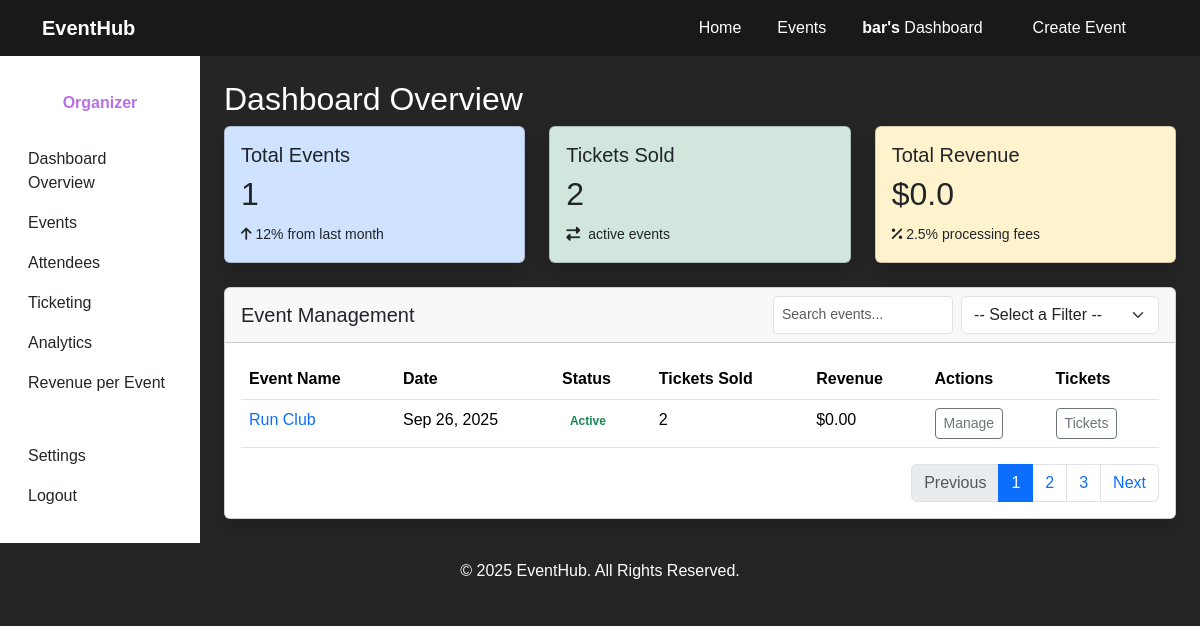
Before: /dashboard/organizer (signed in) with the older database file.
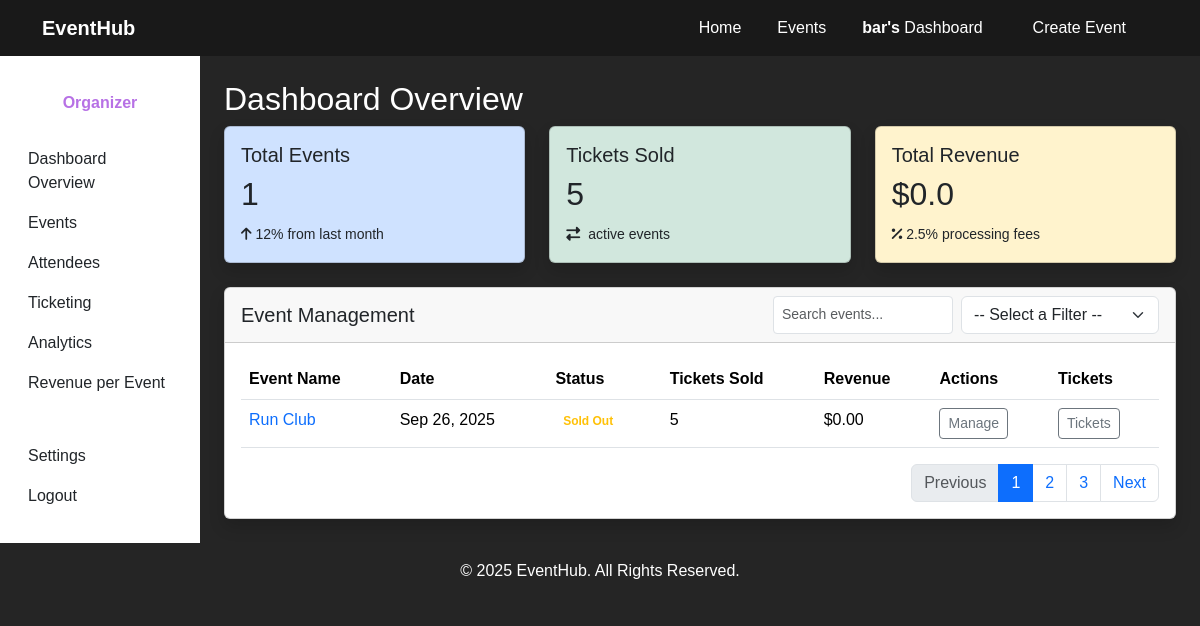
After: the same page with the newer database file.
### events/models.py (models this page shows, shortened)
class Event(models.Model):
    CATEGORY_CHOICES = [
        ('arts', 'Arts and Culture'),
        ('education', 'Education and Workshops'),
        ('sports', 'Sports and Fitness'),
        ('social', 'Social and Networking'),
        ('food', 'Food and Drink'),
        ('entertainment', 'Entertainment'),
        ('technology', 'Technology and Innovation'),
        ('family', 'Family and Kids'),
        ('religious', 'Religious and Spiritual'),
        ('holidays', 'Holidays and Seasonal'),
        ('business', 'Business and Corporate'),
        ('health', 'Health and Wellness'),
        ('niche', 'Other Niche Events'),
    ]
    STATUS_CHOICES = [
        ("active", "Active"),
        ("canceled", "Canceled"),
        ("sold_out", "Sold Out"),
        ("past" , "Compeleted")
    ]
    title = models.CharField(max_length=200)
    description = models.TextField()
    category = models.CharField(max_length=50, choices=CATEGORY_CHOICES, default='arts')
    organizer = models.ForeignKey(User, on_delete=models.CASCADE, related_name="events")
    location = models.CharField(max_length=200)
    date = models.DateField()
    time = models.TimeField()
    image = models.ImageField(upload_to='event-images/')
    status = models.CharField(max_length=50, choices=STATUS_CHOICES, default='active')
    tickets_available = models.IntegerField( default = 0)
    price = models.DecimalField(max_digits=8, decimal_places=2, default=0.0)
    created_at = models.DateTimeField(auto_now_add=True)
    updated_at = models.DateTimeField(auto_now_add=True)
    def tickets_sold(self):
        return self.tickets.aggregate(total=Sum('quantity'))['total'] or 0
    def revenue(self):
        return (self.tickets_sold() * self.price)

### events/views.py (the view)
# urls.py: path('dashboard/organizer', views.organizer_dashboard, name="organizer"),
@organizer_required
def organizer_dashboard(request):
    organizer = request.user
    events = organizer.events.all().order_by('-date')
    total_tickets_sold = sum(event.tickets_sold() for event in events)
    total_revenue = sum(event.revenue() for event in events)
    sales_data = []
    revenue_data = []
    event_labels = []
    category_data = defaultdict(int)
    for event in events:
        event_labels.append(event.title)
        sales_data.append(event.tickets_sold())
        revenue_data.append(float(event.revenue()))
        category_data[event.category] += event.tickets_sold()  # Aggregate category-wise ticket sales
    category_labels = list(category_data.keys())
    category_sales = list(category_data.values())
    return render(request, "events/organizer.html", {
        "organized_events": events,
        "tickets_sold": total_tickets_sold,
        "total_revenue": float(total_revenue),
        "event_labels": event_labels,
        "sales_data": sales_data,
        "revenue_data": revenue_data,
        "category_labels": category_labels,
        "category_sales": category_sales,
    })

### events/helper.py (called while the page is built)
def organizer_required(view_func):
    @wraps(view_func)
    def _wrapped_view(request, *args, **kwargs):
        if not request.user.is_authenticated:
            return redirect('login')
        if not request.user.is_organizer:
            raise PermissionDenied("Sorry, This page is only accessible for organizers .")
        return view_func(request, *args, **kwargs)
    return _wrapped_view

### events/templates/events/organizer.html (shortened to what the changed rows need)
{% extends "events/layout.html" %}
{% load static %}
{% block body %}
<div class="container-fluid">
    <div class="row">
        <main class="col-md-9 col-lg-10 p-4">
            <div id="Overview" class="d-flex justify-content-between align-items-center ">
                <h2>Dashboard Overview</h2>
            </div>
            <div class="row g-4 mb-4 d-flex flex-inline">
                <div class="col-12 col-sm-6 col-xl-4">
                    <div class="card bg-primary-subtle text-dark shadow">
                        <div class="card-body">
                            <h2 class="card-text">{{ organized_events.count }}</h2>
                        </div>
                    </div>
                </div>
                <div class="col-12 col-sm-6 col-xl-4">
                    <div class="card bg-success-subtle text-dark shadow">
                        <div class="card-body">
                            <h5 class="card-title">Tickets Sold</h5>
                            <h2 class="card-text">{{ tickets_sold }}</h2>
                            <small><i class="fas fa-exchange-alt me-1"></i>{{ active_events }} active events</small>
                        </div>
                    </div>
                </div>
                <div class="col-12 col-sm-6 col-xl-4">
                    <div class="card bg-warning-subtle text-dark shadow">
                        <div class="card-body">
                            <h2 class="card-text">${{ total_revenue }}</h2>
                        </div>
                    </div>
                </div>
            </div>
            <div id="Events" class="card shadow">
                <div class="card-body">
                    <div class="table-responsive">
                        <table class="table table-hover">
                            <thead>
                                <tr>
                                    <th>Event Name</th>
                                    <th>Date</th>
                                    <th>Status</th>
                                    <th>Tickets Sold</th>
                                    <th>Revenue</th>
                                    <th>Actions</th>
                                    <th>Tickets</th>
                                </tr>
                            </thead>
                            <tbody id="eventstable">
                                {% for event in organized_events %}
                                <tr>
                                    <td>
                                        <a href="{% url 'event' event.id %}" class="text-decoration-none">
                                            {{ event.title }}
                                        </a>
                                    </td>
                                    <td>{{ event.date|date:"M d, Y" }}</td>
                                    <td>
                                        {% if event.status == "sold_out" %}
                                        <span class="badge text-warning">
                                            {{ event.get_status_display }}
                                        </span>
                                        {% elif event.status == "canceled" %}
                                        <span class="badge text-danger">
                                            {{ event.get_status_display }}
                                        </span>
                                        {% elif event.status == "active" %}
                                        <span class="badge text-success">
                                            {{ event.get_status_display }}
                                        </span>
                                        {% else %}
                                        <span class="badge text-secondary">
                                            {{ event.get_status_display }}
                                        </span>
                                        {% endif %}
                                    </td>
                                    <td>{{ event.tickets_sold }}</td>
                                    <td>${{ event.revenue }}</td>
                                    <td>
                                        <div>
                                            <a class="btn btn-sm btn-outline-secondary"
                                                    href="{% url 'edit_event' event.id %}">
                                                Manage
                                            </a>
                                        </div>
                                    </td>
                                    <td>
                                        <div>
                                            <a class="btn btn-sm btn-outline-secondary"
                                                    href="{% url 'tickets' event.id %}">
                                                Tickets
                                            </a>
                                        </div>
                                    </td>
                                </tr>
                                {% empty %}
                                <tr>
                                    <td colspan="6" class="text-center text-muted py-4">
                                        No events found. <a href="{% url 'create_event' %}">Create your first event!</a>
                                    </td>
                                </tr>
                                {% endfor %}
                            </tbody>
                        </table>
                    </div>
                </div>
            </div>
        </main>
    </div>
</div>
{% endblock %}

Changed rows visible on the page:
changed Event "Run Club": tickets_sold "2" → "5"; status "Active" → "Sold Out"
Other visible differences:
{{ tickets_sold }}: "2" → "5"
